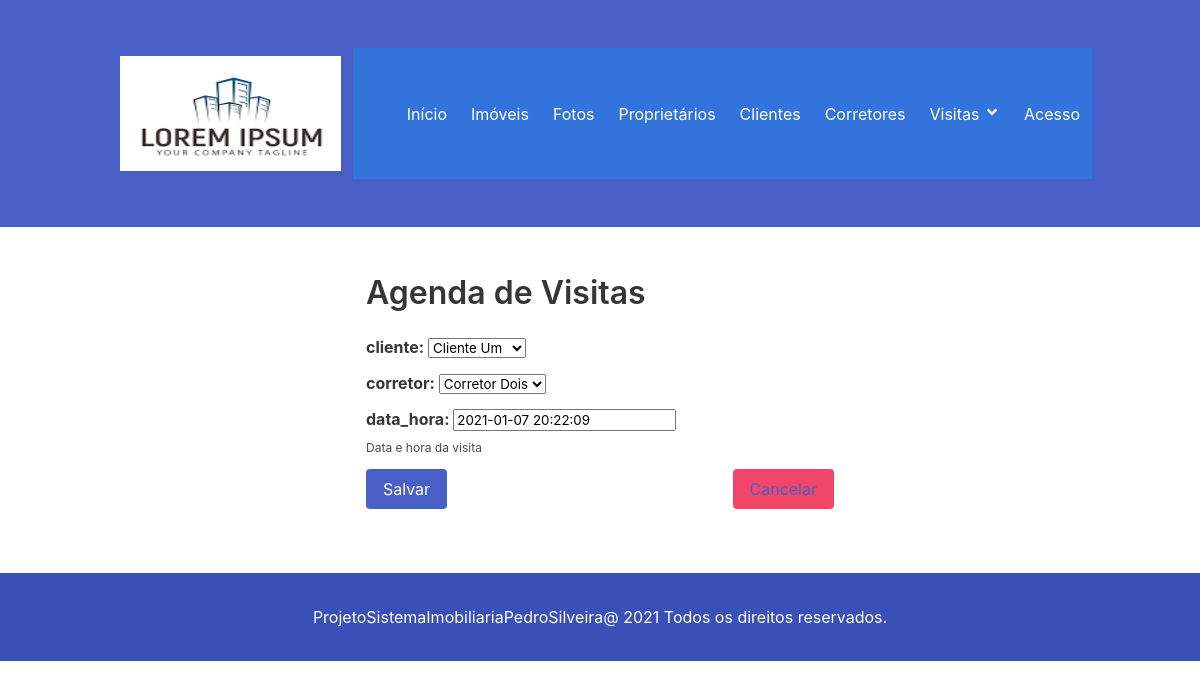
/1/visitas/editar/, run on the app's committed database.
### agenda/models.py (models this page shows)
class Visita(models.Model):
    cliente = models.ForeignKey('agenda.Cliente', verbose_name='Cliente', on_delete=models.CASCADE)
    corretor = models.ForeignKey('agenda.Corretor', verbose_name='Corretor', on_delete=models.CASCADE)
    imovel = models.ForeignKey('agenda.Imovel', verbose_name='Imóvel', on_delete=models.CASCADE)
    data_hora = models.DateTimeField('Data e Hora', help_text='Data e hora da visita')
    class Meta:
        verbose_name = 'Visita'
        verbose_name_plural = 'Visitas'
    def imovel(self):
        return self.imovel

### agenda/views.py (the view)
# urls.py: path('<int:pk>/visitas/editar/', VisitasUpDateView.as_view(), name='visita_editar'),
class VisitasUpDateView(UpdateView):
    form_class = VisitaListForm
    model = Visita
    template_name = 'visita_form.html'
    success_url = reverse_lazy('visitas')

### agenda/forms.py
class VisitaListForm(forms.ModelForm):
    class Meta:
        model = Visita
        fields = '__all__'
        clientes = forms.CharField(label='Clientes:',
                                          widget=forms.TextInput(attrs={'class': 'input', 'type': 'text', 'placeholder':'Nome do cliente'}), required=False)
        corretores = forms.ModelChoiceField(label='Corretores:',
                                      widget=forms.Select(attrs={'class': 'select is-fullwidth'}),
                                      queryset=Corretor.objects.all(), required=False)
        imoveis = forms.ModelChoiceField(label='Imóveis:',
                                            widget=forms.Select(attrs={'class': 'select is-fullwidth'}),
                                            queryset=Imovel.objects.all(), required=False)

### agenda/models.py (called while the page is built)
    def __str__(self):
        return self.nome

    def __str__(self):
        return self.nome

### agenda/templates/visita_form.html (shortened to what this page needs)
{% extends 'base.html' %}
{% block content %}
<section class="section">
    <div class="container">
        <div class="columns is-mobile">
            <div class="column is-half is-offset-one-quarter">
                <h3 class="title is-size-3"> Agenda de Visitas </h3>
                <form method="POST" enctype="multipart/form-data">
                    {% for field in form %}
                        <div class="field">
                        {% if field.html_name == 'foto' %}
                            {% if field.value is not empty %}
                                <img src="{{ foto.foto.thumb.url }}" class="img-fluid" alt=""/>
                                <label class="label is-capitalized"> {{ field }}</label>
                            {% else %}
                                <label class="label is capitalized"> {{ field.html_name }}: {{ field }}</label>
                            {% endif %}
                            {% else %}
                                <label class="label is capitalized"> {{ field.html_name }}: {{ field }}</label>
                            {% endif %}
                            {% if field.help_text %}
                                <p class="help">{{ field.help_text }}</p>
                            {% endif %}
                        </div>
                    {% endfor %}
                    <button class="button is-link is-primary" type="submit">Salvar</button>
                    <button class="button is-danger is-pulled-right" type="reset">
                        <a href="{% url 'visitas' %}">Cancelar</a>
                    </button>
                </form>
            </div>
        </div>
    </div>
</section>
{% endblock %}

### data on the page
Visita: form "Cliente Um" "Corretor Dois" "2021-01-07 20:22:09"

### other printed values
{{ field.html_name }} "cliente" "corretor" "data_hora"
{{ field.help_text }} "Data e hora da visita"
